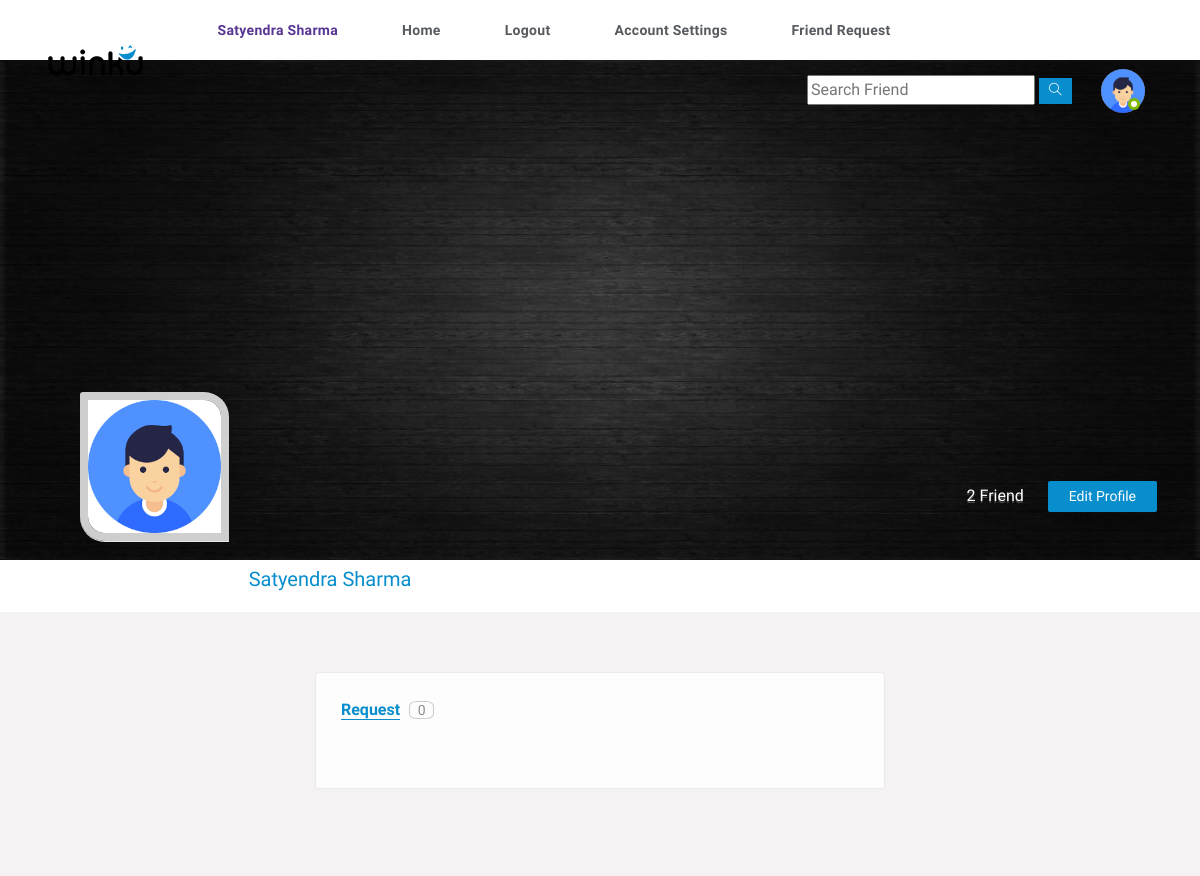
Screenshot of /request_list (signed in) with the database file from the repository.
### users/models.py (models this page shows, shortened)
class Profile(models.Model):
    user = models.OneToOneField(User,on_delete=models.CASCADE)
    id = models.UUIDField(primary_key=True,default=uuid.uuid4,editable=False)
    friends =models.ManyToManyField(User,blank=True,null=True,related_name='friends')
    friend_request = models.ManyToManyField(User,blank=True,null=True,related_name='friend_request')
    email = models.CharField(blank=True,null=True,max_length=200)
    name = models.CharField(blank=True,null=True,max_length=200)
    bio = models.TextField(blank=True,null=True)
    mobile = models.CharField(blank=True,null=True,max_length=100)
    thumbimg = models.ImageField(upload_to='thumbnail',default='thumbnail/thumb.jpg')
    profilepic = models.ImageField(upload_to='profile_pic',default='profile_pic/user.png')
    city = models.CharField(blank=True,null=True,max_length=40)

### users/views.py (the view)
# urls.py: path('request_list',views.request_list,name='request_list'),
def request_list(request):
    user_profile = Profile.objects.get(user=request.user)
    Friend_request =FriendRequest.objects.filter(receiver=request.user)
    context = {
        'user_profile':user_profile,
        'Friend_request':Friend_request
    }
    return render(request,'request_list.html',context)

### users/templates/request_list.html (shortened to what this page needs)
{% include 'header.html'  %}
{% load static %}
	<section>
		<div class="feature-photo">
			<figure><img src="{{user_profile.thumbimg.url}}" alt="" style="height: 500px;"></figure>
			<div class="add-btn">
				<span>{{user_profile.friends.all.count}} Friend</span>
				{% if user_profile.id == user.profile.id %}
				<a href="{% url 'edit_profile' %}" title="" >Edit Profile</a>
				{% else %}
				<form action="{% url 'un_friend' %}" method="post" enctype="multipart/form-data">
					{% csrf_token %}
				<input type="hidden" value="{{user_profile.id}}" name="user_id">
				<input type="submit" value="Unfriend" >
				</form>
				{% endif %}
			</div>
			<div class="container-fluid">
				<div class="row merged">
					<div class="col-lg-2 col-sm-3">
						<div class="user-avatar">
							<figure>
								<img src="{{user_profile.profilepic.url}}" alt="">
							</figure>
						</div>
					</div>
					<div class="col-lg-10 col-sm-9">
						<div class="timeline-info">
							<ul>
								<li class="admin-name">
								  <h5>{{user_profile.name}}</h5>
								</li>
							</ul>
						</div>
					</div>
				</div>
			</div>
		</div>
	</section>
    <section>
		<div class="gap gray-bg">
			<div class="container-fluid">
				<div class="row">
					<div class="col-lg-12">
						<div class="row" id="page-contents">
							<div class="col-lg-3">
							</div>
                            <div class="col-lg-6">
								<div class="central-meta">
									<div class="frnds">
										<ul class="nav nav-tabs">
											 <li class="nav-item"><a class="active" href="#frends" data-toggle="tab">Request</a> <span>{{Friend_request.count}}</span></li>
										</ul>
										<div class="tab-content">
										  <div class="tab-pane active fade show " id="frends" >
										  </div>
										</div>
									</div>
								</div>
							</div>
						</div>
					</div>
				</div>
			</div>
		</div>
	</section>

### users/templates/header.html (shortened to what this page needs)
<!DOCTYPE html>
{% load static %}
<html lang="en">
<head>
    <link rel="stylesheet" href="{% static 'css/main.min.css' %}">
    <link rel="stylesheet" href="{% static 'css/style.css' %}">
    <link rel="stylesheet" href="{% static 'css/color.css' %}">
    <link rel="stylesheet" href="{% static 'css/responsive.css' %}">
</head>
<body>
    {% if user.is_authenticated %}
    <div class="theme-layout">
        <div class="topbar stick">
            <div class="logo">
                <a title="" href=""><img src="images/logo.png" alt=""></a>
            </div>
            <div class="top-area">
                <ul class="main-menu">
                    <li >
                        <a href="{% url 'profile' user.profile.id %}" title="" style="color: #5a3693; font-weight: bold;">{{user.profile.name}}</a>
                    </li>
                    <li>
                        <a href="{% url 'home' %}" title="">Home</a>
                    </li>
                    <li>
                        <a href="{% url 'logout' %}" title="">Logout</a>
                    </li>
                    <li>
                        <a href="{% url 'edit_profile' %}" title="">account settings</a>
                    </li>
                    <li>
                        <a href="{% url 'request_list' %}" title="">Friend Request </a>
                    </li>
                </ul>
                <ul class="setting-area">
                    <li>
                        <div class="searched">
                            <form method="post" class="search">
                                <input type="text" placeholder="Search Friend">
                                <button type="button" data-ripple><i class="ti-search"></i></button>
                            </form>
                        </div>
                    </li>
                </ul>
                <div class="user-img">
                    <a href=""><img src="{{user.profile.profilepic.url}}" style="max-width: 44px; border-radius: 50%;;"  alt=""></a>
                    <span class="status f-online"></span>
                </div>
            </div>
        </div>
        {% endif %}

### static/css/color.css (style rules this page uses)
.product-carousel .owl-nav .owl-prev::before, .product-carousel .owl-nav .owl-next::before, .product-caro .owl-prev:hover:before, .product-caro .owl-next:hover:before, .log-reg-area form .forgot-pwd, .log-reg-area form .already-have, .log-reg-area > p a, .top-area > ul > li > a > span, .timeline-info > ul li a.active, .timeline-info > ul li a:hover, .dropdowns > a.more-mesg, .activity-meta > h6 a, .activity-meta > span a:hover, .friend-name > ins, .description > p a, .we-reply, .sidebar .widget li:hover > a, .sidebar .widget li:hover > i, .friend-meta > a, .user-setting > a:hover, .we-comet li a.showmore, .twiter-feed > li p a, .tutor-links > li i, .tutor-links > li:hover, .pepl-info > span, .page-meta > a, .frnds .nav-tabs .nav-item a.active, .f-title i, #work > div a, .basics > li i, .education > li i, .groups > span i, a.forgot-pwd, .friend-meta > h4 a:hover, .x_title > h2, .post-meta .detail > span, .add-btn > a:hover, .top-area > ul.main-menu > li > ul li a:hover, .dropdowns.active > a i, .user-setting > a i, .form-group input.form-file ~ .control-label, .form-group input.has-value ~ .control-label, .form-group input:focus ~ .control-label, .form-group input:valid ~ .control-label, .form-group select ~ .control-label, .form-group textarea.form-file ~ .control-label, .form-group textarea.has-value ~ .control-label, .form-group textarea:focus ~ .control-label, .form-group textarea:valid ~ .control-label, .flaged > h3, .invition .friend-meta a.invite:hover, .more-optns > ul li:hover, .post-title > h4 a:hover, .post-title .p-date a:hover, .l-post .l-post-meta > h4 a:hover, .read:hover, blockquote, .tags > a:hover, .comment-titles > span, .help-list > ul li a:hover i, .carrer-title > h2 > span, .carrer-title > span a, .open-position > h4 a:hover, .option-set.icon-style > li > a.selected, .category-box > i, .getquot-baner > a, .branches-box > ul li i, .help-topic-result > h2 a:hover, .product-name > h5 a:hover, .full-postmeta .shopnow, .prices.style2 ins span, .single-btn > li > a.active, .total-box > ul > li.final-total, .logout-meta > p a, .forum-list table tbody tr td i, .forum-list table tbody tr td a, .widget ul.recent-topics > li > i, .date-n-reply > a, .topic-data > span, .help-list > ul li a:hover, .employer-info h2, .job-detail > ul li i, .company-intro > a { color: #088dcd; }
#nprogress .bar, .timeline-info > ul li a::before, .add-btn > a, .activitiez > li::before, form button, .colla-apps > li a:hover, a.underline:before, .setting-row input:checked + label, .user-avatar:hover .edit-phto, .error-meta > a, .color-bg, .add-butn, .nav.nav-tabs.likes-btn > li a.active, a.dislike-btn, .drop > a:hover, .btn-view.btn-load-more:hover, .accordion .card h5 button[aria-expanded="true"], .chat-head, .f-page > figure em, .inbox-panel-head > ul > li > a, .nav-tabs--left .nav-link.active, .nav-tabs--left .nav-link.active:hover, footer .widget-title h4::before, #topcontrol, .sidebar .widget-title::before, .f-title::before, .g-post-classic > figure > i::after, .purify > a, .help-list > a:hover, .open-position::before, .info > a, .category-box:hover, .category-box.selected, a.main-btn, .section-heading::before, .getquot-baner, .more-branches > h4::before, .is-helpful > a, .cart-optionz > li > a:hover, .paginationz > li a:hover, .paginationz > li a.active, .shopping-cart, a.btn2:hover, .form-submit > input[type="submit"], button.submit-checkout, .delete-cart:hover, .proceed .button, .amount-area .update-cart, a.addnewforum, .apply-bttons > a { background: #088dcd; }

### static/css/responsive.css (style rules this page uses)
@media screen and (max-width: 1281px) and (min-width: 1024px) { .timeline-info { line-height: 51px; } }
@media screen and (max-width: 1281px) and (min-width: 1024px) { .timeline-info .admin-name > h5 { font-size: 20px; } }
@media screen and (max-width: 1281px) and (min-width: 1024px) { .user-avatar { width: 80.2% } }

### rows the page displays
Profile: thumbimg (picture), friends.all.count "2", profilepic (placeholder picture), name "Satyendra Sharma"

### other values shown
{{ user.profile.name }} "Satyendra Sharma"
{{ Friend_request.count }} "0"
